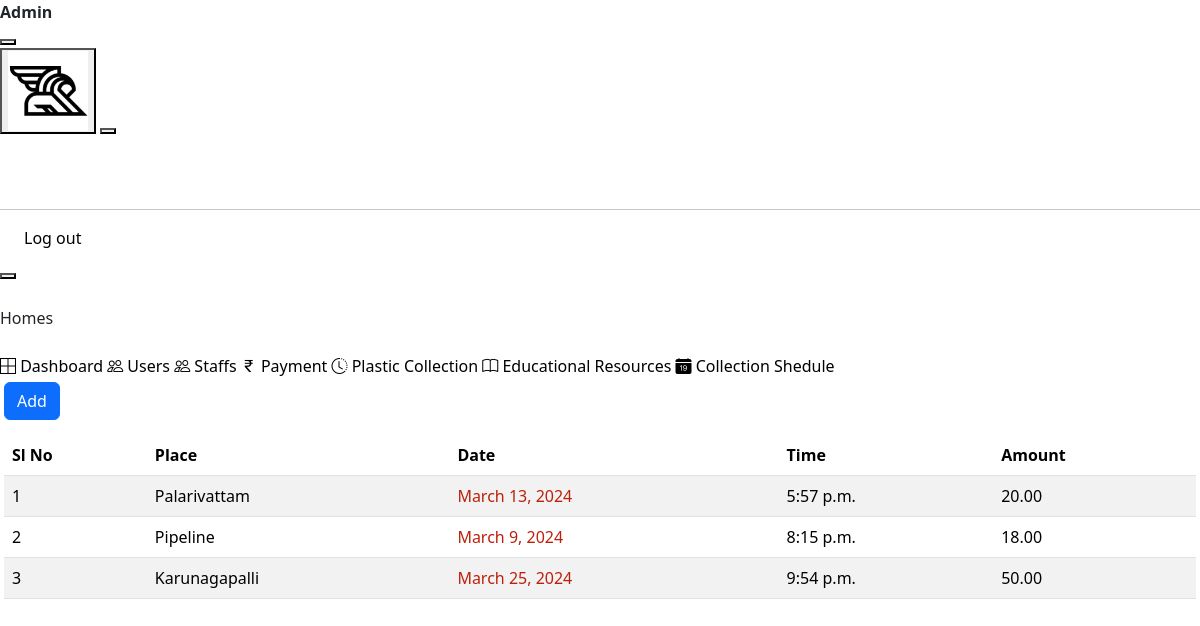
Screenshot of /collected_plastic_details (signed in) with the database file from the repository.
### smApp/models.py (models this page shows, shortened)
class PlasticCollection(models.Model):
    PAYMENT_CHOICES = [
        ('pending', 'Pending'),
        ('paid', 'Paid'),
    ]
    user_id = models.CharField(max_length=50,null=True)
    place = models.CharField(max_length=50,null=True)
    date = models.DateField()
    time = models.TimeField(null=True)
    amount_collected = models.DecimalField(max_digits=100, decimal_places=2,null=True)
    payment_status = models.CharField(max_length=20, choices=PAYMENT_CHOICES, default='pending')
    plastic_amount = models.CharField(max_length=50,null=True)

### smApp/views.py (the view)
# urls.py: path('collected_plastic_details', views.collected_plastic_details, name='collected_plastic_details'),
def collected_plastic_details(request):
    user_id = request.session['user_id']
    print('User id is: ',user_id)
    user = Customer.objects.filter(user__id=user_id)
    collections = PlasticCollection.objects.all()
    context = {
        'user':user,
        'collections':collections,
    }
    return render(request,'collected_plastic_details.html',context)

### smApp/context_processor.py (called while the page is built)
def global_context(request):
    user_id = request.session['user_id']
    today = date.today()
    start_date = today
    end_date = today + timedelta(days=2)
    filtered_data = PlasticCollectionSchedule.objects.filter(date__range=(start_date, end_date), user=user_id)
    print(filtered_data)
    context = {
        'filtered_data':filtered_data,
        'count':filtered_data.count()
    }
    return context

### templates/collected_plastic_details.html (shortened to what this page needs)
{% extends 'admin_index.html' %} {% block content %}
<link
  href="https://cdn.jsdelivr.net/npm/bootstrap@5.3.3/dist/css/bootstrap.min.css"
  rel="stylesheet"
/>
<div
  class="page-wrapper pt-8 pl-5"
  id="main-wrapper"
  data-layout="vertical"
  data-navbarbg="skin6"
  data-sidebartype="full"
  data-sidebar-position="fixed"
  data-header-position="fixed"
>
  <a
    href="{% url 'add_plastic_collection' %}"
    style="margin-bottom: 15px"
    type="button"
    class="btn btn-primary"
    >Add</a
  >
  <table class="table table-striped table-hover">
    <thead>
      <tr>
        <th scope="col">Sl No</th>
        <th scope="col">Place</th>
        <th scope="col">Date</th>
        <th scope="col">Time</th>
        <th scope="col">Amount</th>
      </tr>
    </thead>
    <tbody>
      {% for collection in collections %}
      <tr>
        <td>{{forloop.counter}}</td>
        <td>{{ collection.place }}</td>
        <td style="color: rgb(188, 32, 11)">{{ collection.date }}</td>
        <td>{{ collection.time }}</td>
        <td>{{ collection.amount_collected }}</td>
      </tr>
      {% endfor %}
    </tbody>
  </table>
</div>
{% endblock %}

### static/css/style.css (style rules this page uses)
body { font-family: "Poppins", sans-serif; color: #040000; background-color: #ffffff; overflow-x: hidden; }
a, a:hover, a:focus { text-decoration: none; }
.btn, .btn:focus { outline: none !important; -webkit-box-shadow: none; box-shadow: none; }

### rows the page displays
PlasticCollection: place "Palarivattam", date "March 13, 2024", time "5:57 p.m.", amount_collected "20.00"
PlasticCollection: place "Pipeline", date "March 9, 2024", time "8:15 p.m.", amount_collected "18.00"
PlasticCollection: place "Karunagapalli", date "March 25, 2024", time "9:54 p.m.", amount_collected "50.00"
